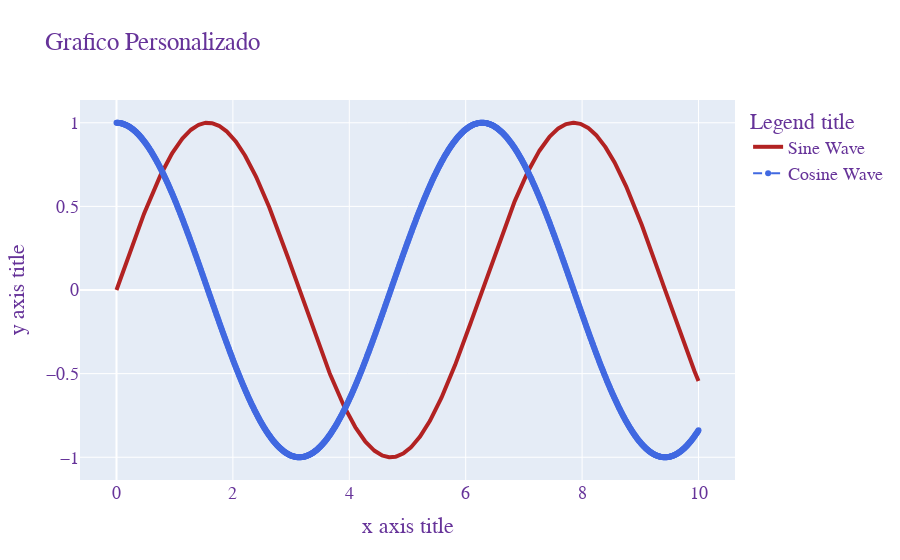

Notebook code cell kept with this figure:
### Markdown cell above
## Personalizacion de grafico

### Code cell
#personalizar trazos y layout
#datos
x=np.linspace(0, 10, 1000)
y1=np.sin(x)
y2=np.cos(x)

#crear el grafico con personalizacion
fig=go.Figure()
fig.add_trace(go.Scatter(x=x, y=y1, mode='lines', name='Sine Wave', line=dict(color='firebrick', width=4)))
fig.add_trace(go.Scatter(x=x, y=y2, mode='lines+markers', name='Cosine Wave', line=dict(color='royalblue', dash='dash')))

fig.update_layout(title='Grafico Personalizado',
                  xaxis_title='x axis title',
                  yaxis_title='y axis title',
                  legend_title='Legend title',
                  font=dict(family='Courier new, monospace',
                            size=18,
                            color='RebeccaPurple'))

#mostrar el grafico
fig.show()

### Figure 1 — Plotly figure (JSON) as saved in the notebook; plotly's stock layout.template omitted (floating-point values rounded to 4 significant figures; data arrays with more than 128 entries replaced by an {"elided": "..."} marker saying what was removed)
{"data": [{"line": {"color": "firebrick", "width": 4}, "mode": "lines", "name": "Sine Wave", "type": "scatter", "x": {"elided": "1000 float values"}, "y": {"elided": "1000 float values"}}, {"line": {"color": "royalblue", "dash": "dash"}, "mode": "lines+markers", "name": "Cosine Wave", "type": "scatter", "x": {"elided": "1000 float values"}, "y": {"elided": "1000 float values"}}], "layout": {"font": {"color": "RebeccaPurple", "family": "Courier new, monospace", "size": 18}, "legend": {"title": {"text": "Legend title"}}, "title": {"text": "Grafico Personalizado"}, "xaxis": {"title": {"text": "x axis title"}}, "yaxis": {"title": {"text": "y axis title"}}}}
